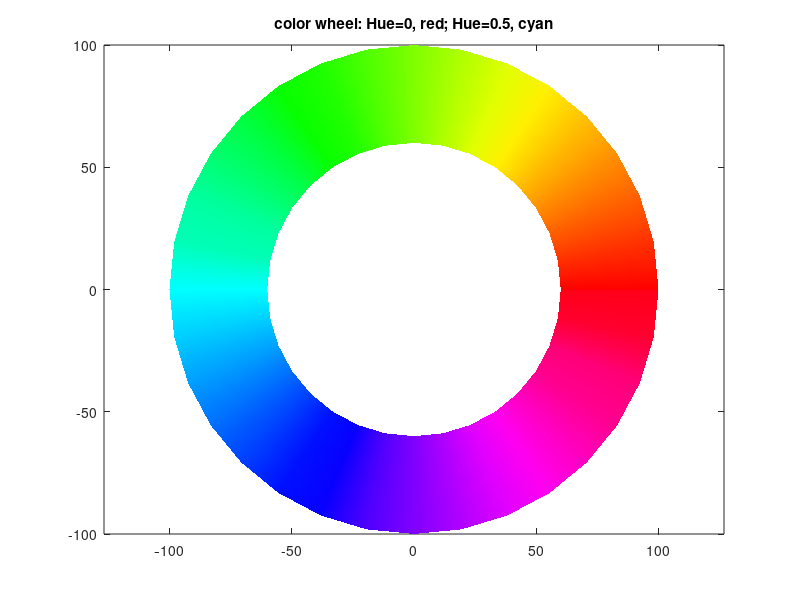

Recreate this plot in MATLAB.
% Color wheel (hue)

N=32; %number of segments
R=(60:10:100)'; %radius zone
phi=2*pi*(0:N)/N;
zz=ones(length(R),1);

x=R*cos(phi);
y=R*sin(phi);
c=zz*(phi/(2*pi));

figure(1)
colormap('HSV');
pcolor(x,y,c);
shading interp;
axis equal;
title('color wheel: Hue=0, red; Hue=0.5, cyan');
